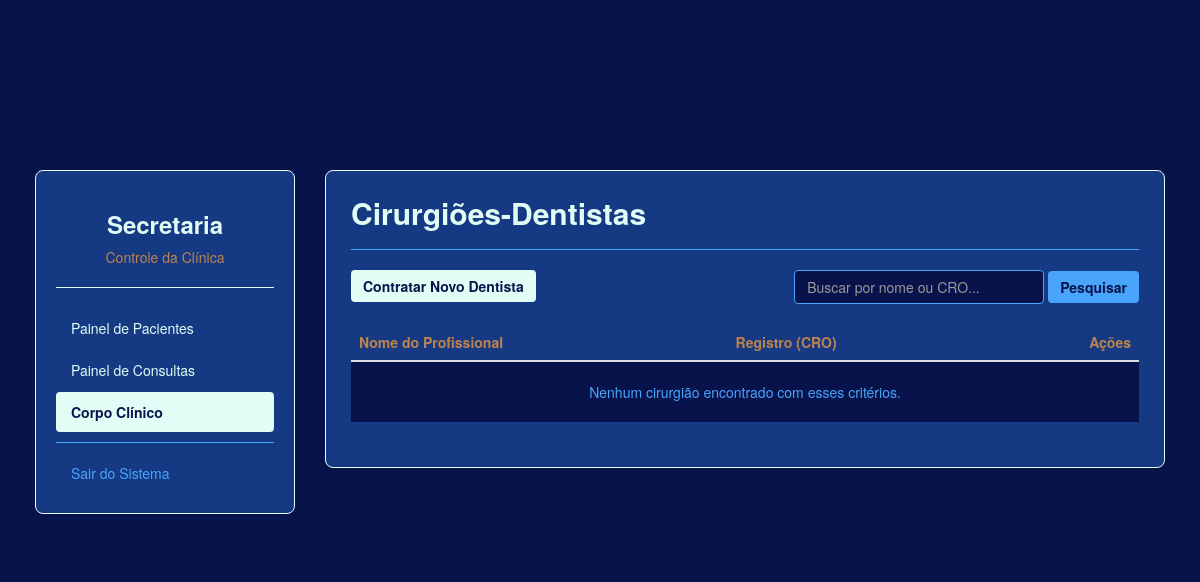
Page /secretaria/dentistas on the earlier database version.
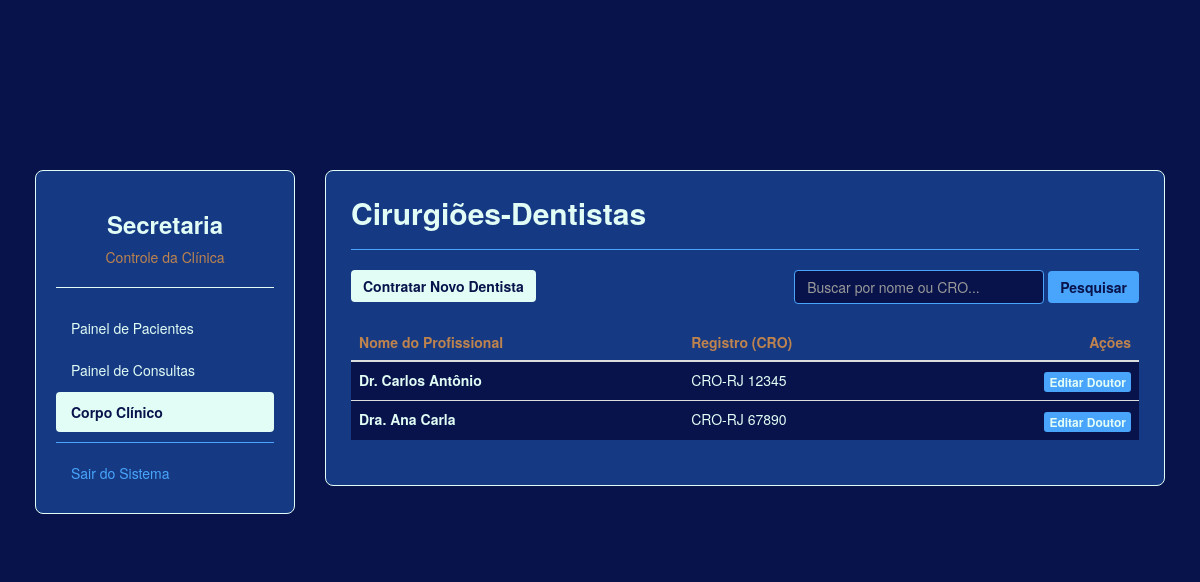
Same page on the later database version.
### tables this page shows
CREATE TABLE dentistas (
                        id INTEGER PRIMARY KEY AUTOINCREMENT,
                        nome TEXT NOT NULL,
                        cro TEXT NOT NULL,
                        usuario_login TEXT UNIQUE NOT NULL);

### app.py (the view)
@app.route('/secretaria/dentistas')
def secretaria_dentistas():
    termo_pesquisa = request.args.get('pesquisa', '')
    conn = conectar_banco()
    if termo_pesquisa:
        lista_dentistas = conn.execute('''
            SELECT d.*, u.senha
            FROM dentistas d
            JOIN usuarios u ON d.usuario_login = u.usuario
            WHERE d.nome LIKE ? OR d.cro LIKE ?
        ''', (f'%{termo_pesquisa}%', f'%{termo_pesquisa}%')).fetchall()
    else:
        lista_dentistas = conn.execute('''
            SELECT d.*, u.senha
            FROM dentistas d
            JOIN usuarios u ON d.usuario_login = u.usuario
        ''').fetchall()
    conn.close()
    return render_template('secretaria_dentistas.html', dentistas=lista_dentistas, termo=termo_pesquisa)

### app.py (called while the page is built)
def conectar_banco():
    conn = sqlite3.connect(ARQUIVO_BANCO)
    conn.row_factory = sqlite3.Row
    return conn

### templates/secretaria_dentistas.html (shortened to what the changed rows need)
<!DOCTYPE html>
<html lang="pt-BR">
<head>
    <link rel="stylesheet" href="https://stackpath.bootstrapcdn.com/bootstrap/3.4.1/css/bootstrap.min.css">
    <link rel="stylesheet" href="{{ url_for('static', filename='css/style.css') }}">
</head>
<body>
    <div class="container dashboard-container">
        <div class="row">
            <div class="col-md-9">
                <div class="main-panel">
                    <h2 class="text-ouro" style="margin-top: 0;">Cirurgiões-Dentistas</h2>
                    <div class="table-responsive" style="margin-top: 15px;">
                        <table class="table" style="color: #e2fdf6;">
                            <thead>
                                <tr style="color: #be834e;">
                                    <th>Nome do Profissional</th>
                                    <th>Registro (CRO)</th>
                                    <th class="text-right">Ações</th>
                                </tr>
                            </thead>
                            <tbody>
                                {% if dentistas %}
                                    {% for doutor in dentistas %}
                                    <tr style="background-color: #08134b;">
                                        <td><strong>{{ doutor.nome }}</strong></td>
                                        <td>{{ doutor.cro }}</td>
                                        <td class="text-right">
                                            <a href="{{ url_for('editar_dentista', id_dentista=doutor.id) }}" class="btn btn-xs btn-primary" style="background-color: #49a4fc; border: none; color: #e2fdf6;">Editar Doutor</a>
                                        </td>
                                    </tr>
                                    {% endfor %}
                                {% else %}
                                    <tr style="background-color: #08134b;">
                                        <td colspan="4" class="text-center" style="color: #49a4fc; padding: 20px;">Nenhum cirurgião encontrado com esses critérios.</td>
                                    </tr>
                                {% endif %}
                            </tbody>
                        </table>
                    </div>
                </div>
            </div>
        </div>
    </div>
</body>
</html>

Differences in the rows shown:
added dentistas: nome "Dr. Carlos Antônio", cro "CRO-RJ 12345"
added dentistas: nome "Dra. Ana Carla", cro "CRO-RJ 67890"
Other differences:
text no longer shown: "Nenhum cirurgião encontrado com esses critérios."
